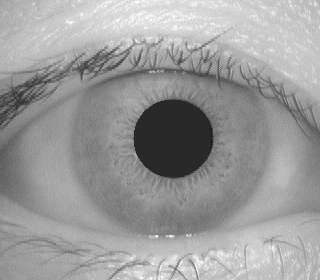
#> input picture datasets/CASIA Iris Image Database (version 1.0)/001/1/001_1_2.bmp, 320 x 280 px
$ python -i irisLocalization.py   (imports and definitions only)
#> lines starting #> are read from the running program, lines starting #| are printed output that depends on the picture
#> further down, picture is the input picture: shape (280, 320, 3); min 18, max 255, mean 155
import cv2
import numpy as np


def irisLocalization(img_in):
  # Since there are two graphs that has the min value at the edge, so we try to avoid this situation
  # We create a subset of original image
  imgsub = img_in[60:220,80:240]
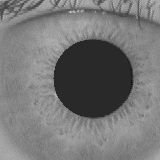
#> imgsub: shape (160, 160, 3); min 18, max 208, mean 118.1

  # project the image in the vertal and horizontal direction to
  # approximately estimate the center of pupil
  # sum along vertical and horizontal directions
  h_projection = np.mean(imgsub, axis=0)
#> h_projection = 160 rows, first 8: [139.4, 139.4, 139.4], [135.8, 135.8, 135.8], [135.2, 135.2, 135.2], [136.4, 136.4, 136.4], [137.1, 137.1, 137.1], [136.1, 136.1, 136.1], [134.7, 134.7, 134.7], [133.5, 133.5, 133.5]
  v_projection = np.mean(imgsub, axis=1)
#> v_projection = 160 rows, first 8: [139.6, 139.6, 139.6], [137.8, 137.8, 137.8], [137.2, 137.2, 137.2], [138.2, 138.2, 138.2], [136.9, 136.9, 136.9], [135.8, 135.8, 135.8], [133.8, 133.8, 133.8], [129.6, 129.6, 129.6]
  # center coordinates of the pupil
  # the minimum of two projection profiles are considered as center coordinates of the pupil
  xp, yp = np.argmin(h_projection)+60, np.argmin(v_projection)+80
#> xp = 360; yp = 338
  if xp<60:
    xp=60
  if yp<60:
    yp=60

  # Create a 120x120 region centered at (xp,yp)
  img_sub = img_in[(yp-60):(yp+60), (xp-60):(xp+60)]
  #plt.imshow(img_sub)

  # Use HoughCircles to find the pupil
  # Blur the image to remove the effects of eyelash, eyelid and etc.
  img_blur = cv2.medianBlur(img_in,11)
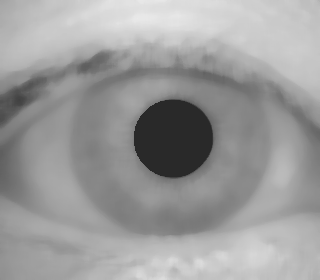
#> img_blur: shape (280, 320, 3); min 41, max 234, mean 155.4
  # Select threshold
  img_mask = cv2.inRange(img_blur, 0, 60)
#> img_mask: shape (280, 320); every value is 0
  # Edge detection and binarize the image
  img_edge = cv2.Canny(img_mask, 100, 200)
  # Use HoughCircles to find the circles in the binary image
  pupils = cv2.HoughCircles(img_edge, cv2.HOUGH_GRADIENT, 10, 100)
#> pupils = None
  # Find the pupil
  if pupils is None: # If the previous threshold does not work
    img_sub = img_blur[(yp-60):(yp+60), (xp-60):(xp+60)]
    # Change a threshold
#> (the run stopped early here; a loop or call above may not have finished)
